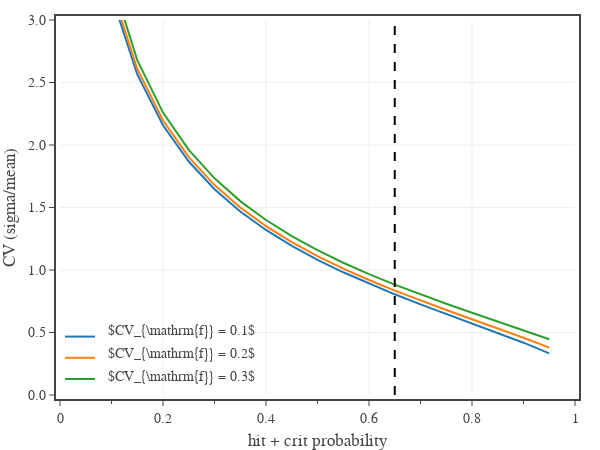

The notebook cell this image was saved under:
### Code cell
# Attack damage CV vs hit probability

# create figure
fig = go.Figure(
    layout=go.Layout(
        template=tfb.FIG_TEMPLATE,
        xaxis=dict(
            title_text='hit + crit probability',
            tick0=0, dtick=0.2,
            minor=dict(tick0=0, dtick=0.1),
            range=[0,1],
        ),
        yaxis=dict(
            title_text='CV (sigma/mean)',
            tickformat='.1f',
            range=[0,3],
        ),
        legend=dict(
            xanchor='left', yanchor='bottom',
            x=0.00, y=0.00,
            orientation='v',
            tracegroupgap=0,
        )
    )
)

def y_annotation_large(i):
    return 1.03 - i*0.061 - 0.8

def y_annotation_small(i):
    return 1.03 - i*0.085 - 0.71

c = 2.0
p_crit = 1.0/20
p_hit = np.linspace(0,18,19)/20.0
i = 0
for CV in [0.1, 0.2, 0.3]:
    
    fig.add_trace(go.Scatter(
        x=p_crit + p_hit, 
        y=np.sqrt(((CV*CV)*(p_hit + 4*p_crit) + (p_hit + p_crit*c*c - (p_hit + p_crit*c)**2))/((p_hit + p_crit*c)**2)),
        name=f' ',
        mode='lines',
        hovertemplate=
            f'hit CV {CV:.2f}<br>'+
            'hit + crit probability %{x:.2f}<br>'+
            'attack CV %{y:.2f}<extra></extra>'
    ))
    fig.add_annotation(
        name=f'{i:.0f}',
        xref='paper', xanchor='left',   x=0.09,
        yref='paper', yanchor='middle', y=y_annotation_large(i+1),
        showarrow=False,
        text=f'$CV_{{\mathrm{{f}}}} = {CV:.1f}$',
    )
    i += 1

"""
# add approximate trendline
fig.add_trace(go.Scatter(
    x=p_crit + p_hit, 
    y=np.sqrt(1/p_hit - 1),
    mode='lines',
    showlegend=False,
    hoverinfo='skip',
    line=dict(color='black')
))
"""

fig.add_trace(go.Scatter(
    x=[0.65, 0.65], 
    y=[0,3],
    mode='lines',
    showlegend=False,
    hoverinfo='skip',
    line=dict(color='black', dash='dash')
))

# show figure
fig.update_layout(width=600, height=450, barmode='group')
fig.show(config=tfb.FIG_CONFIG)

# save figures
if SAVEFIGS:
    fig.update_layout(autosize=True, width=None, height=None)
    tfb.save_fig_html(fig, format='large', name=f'./fig-attack-cv-vs-hit-large')
    for i in range(3):
        fig.update_annotations(selector=dict(name=f'{i:.0f}'), x=0.14, y=y_annotation_small(i+1))
    tfb.save_fig_html(fig, format='small', name=f'./fig-attack-cv-vs-hit-small')

### Figure 1 — Plotly figure (JSON) as saved in the notebook; plotly's stock layout.template omitted (floating-point values rounded to 4 significant figures)
{"data": [{"hovertemplate": "hit CV 0.10<br>hit + crit probability %{x:.2f}<br>attack CV %{y:.2f}<extra></extra>", "mode": "lines", "name": " ", "type": "scatter", "x": [0.05, 0.1, 0.15, 0.2, 0.25, 0.3, 0.35, 0.4, 0.45, 0.5, 0.55, 0.6, 0.65, 0.7, 0.75, 0.8, 0.85, 0.9, 0.95], "y": [4.382, 3.197, 2.564, 2.158, 1.868, 1.646, 1.468, 1.32, 1.193, 1.082, 0.9818, 0.8904, 0.8056, 0.7254, 0.6483, 0.5727, 0.4969, 0.4184, 0.3332]}, {"hovertemplate": "hit CV 0.20<br>hit + crit probability %{x:.2f}<br>attack CV %{y:.2f}<extra></extra>", "mode": "lines", "name": " ", "type": "scatter", "x": [0.05, 0.1, 0.15, 0.2, 0.25, 0.3, 0.35, 0.4, 0.45, 0.5, 0.55, 0.6, 0.65, 0.7, 0.75, 0.8, 0.85, 0.9, 0.95], "y": [4.45, 3.249, 2.608, 2.196, 1.903, 1.679, 1.5, 1.351, 1.223, 1.111, 1.011, 0.9199, 0.8354, 0.756, 0.6801, 0.6062, 0.5329, 0.4582, 0.3795]}, {"hovertemplate": "hit CV 0.30<br>hit + crit probability %{x:.2f}<br>attack CV %{y:.2f}<extra></extra>", "mode": "lines", "name": " ", "type": "scatter", "x": [0.05, 0.1, 0.15, 0.2, 0.25, 0.3, 0.35, 0.4, 0.45, 0.5, 0.55, 0.6, 0.65, 0.7, 0.75, 0.8, 0.85, 0.9, 0.95], "y": [4.561, 3.333, 2.679, 2.259, 1.961, 1.733, 1.551, 1.4, 1.271, 1.159, 1.058, 0.9669, 0.8829, 0.8044, 0.7299, 0.6582, 0.5879, 0.5178, 0.4461]}, {"hoverinfo": "skip", "line": {"color": "black", "dash": "dash"}, "mode": "lines", "showlegend": false, "type": "scatter", "x": [0.65, 0.65], "y": [0, 3]}], "layout": {"annotations": [{"name": "0", "showarrow": false, "text": "$CV_{\\mathrm{f}} = 0.1$", "x": 0.09, "xanchor": "left", "xref": "paper", "y": 0.169, "yanchor": "middle", "yref": "paper"}, {"name": "1", "showarrow": false, "text": "$CV_{\\mathrm{f}} = 0.2$", "x": 0.09, "xanchor": "left", "xref": "paper", "y": 0.108, "yanchor": "middle", "yref": "paper"}, {"name": "2", "showarrow": false, "text": "$CV_{\\mathrm{f}} = 0.3$", "x": 0.09, "xanchor": "left", "xref": "paper", "y": 0.047, "yanchor": "middle", "yref": "paper"}], "barmode": "group", "height": 450, "legend": {"orientation": "v", "tracegroupgap": 0, "x": 0, "xanchor": "left", "y": 0, "yanchor": "bottom"}, "width": 600, "xaxis": {"dtick": 0.2, "minor": {"dtick": 0.1, "tick0": 0}, "range": [0, 1], "tick0": 0, "title": {"text": "hit + crit probability"}}, "yaxis": {"range": [0, 3], "tickformat": ".1f", "title": {"text": "CV (sigma/mean)"}}}}
